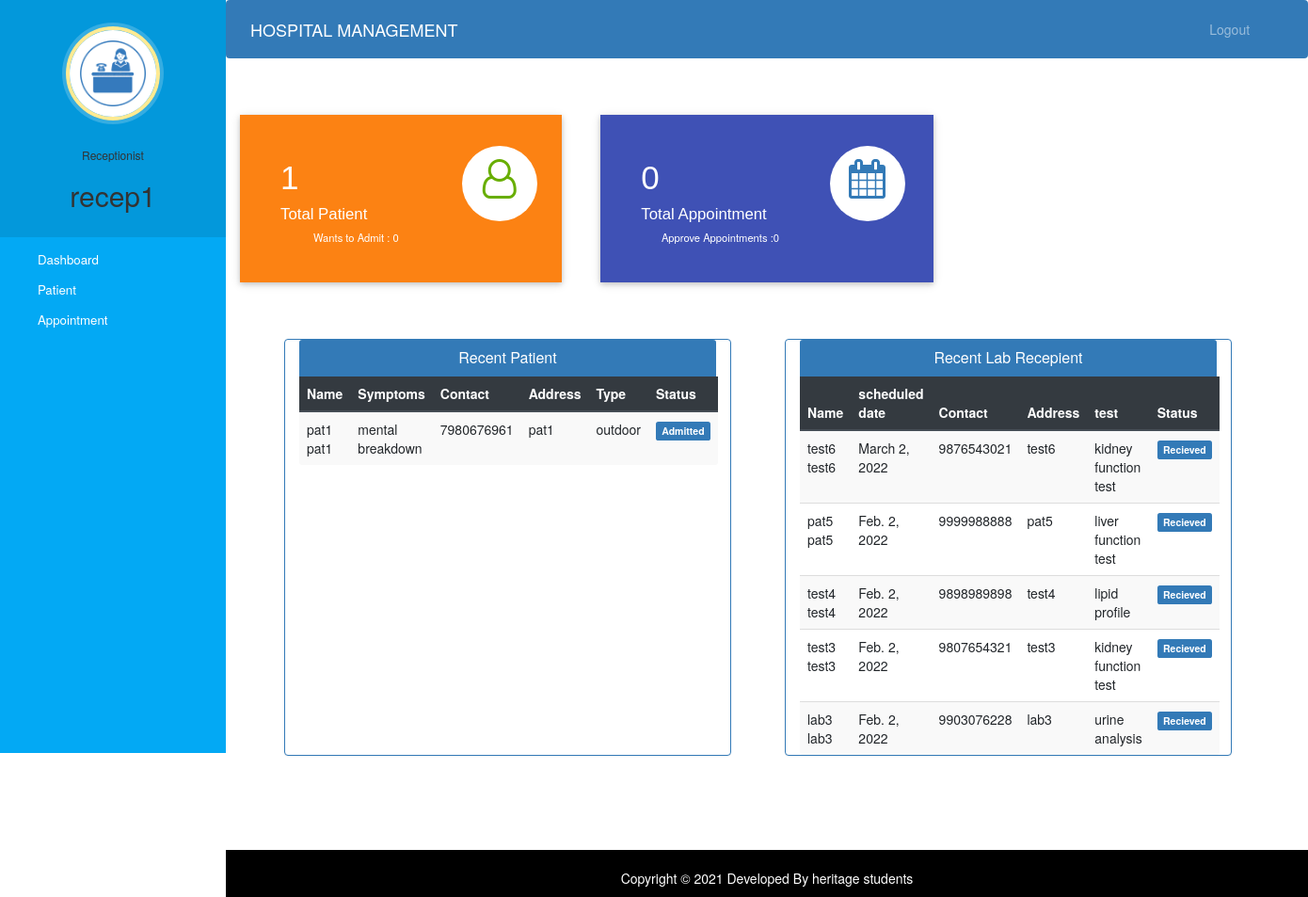
Page /reception-dashboard (signed in) on the earlier database version.
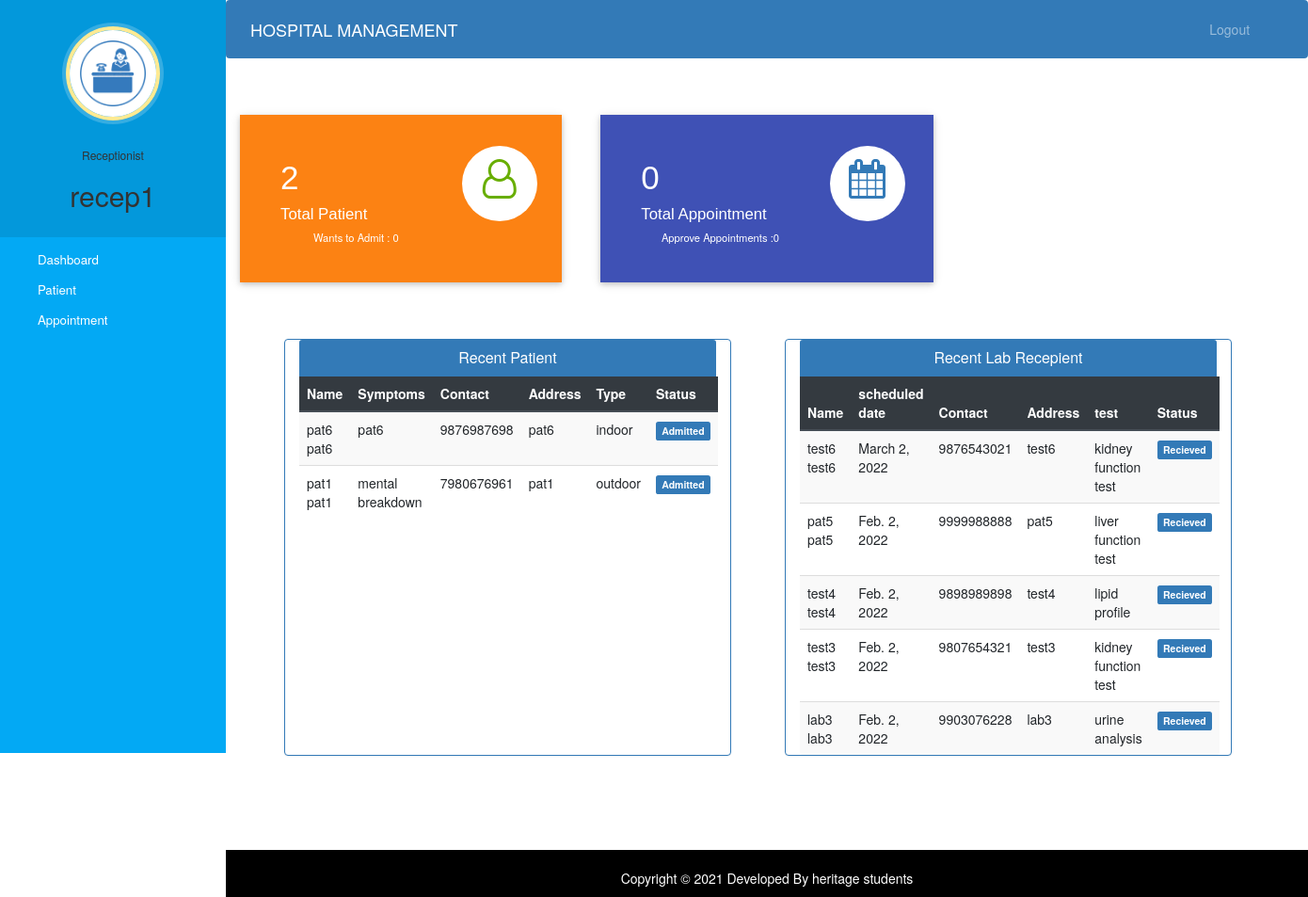
Same page on the later database version.
### hospital/models.py (models this page shows, shortened)
class Patient(models.Model):
    user=models.OneToOneField(User,on_delete=models.CASCADE)
    profile_pic= models.ImageField(upload_to='profile_pic/PatientProfilePic/',null=True,blank=True)
    address = models.CharField(max_length=40)
    mobile = models.CharField(max_length=20,null=False)
    symptoms = models.CharField(max_length=100,null=False)
    assignedDoctorId = models.PositiveIntegerField(null=True)
    admitDate=models.DateField(auto_now=True)
    status=models.BooleanField(default=False)
    patienttype=models.CharField(max_length=20,choices=types,default='indoor')
    @property
    def get_name(self):
        return self.user.first_name+" "+self.user.last_name

class Labcustomer(models.Model):
    user=models.OneToOneField(User,on_delete=models.CASCADE)
    profile_pic=models.ImageField(upload_to='profile_pic/LabcustomerProfilePic/',null=True,blank=True)
    address=models.CharField(max_length=40)
    mobile=models.CharField(max_length=20,null=False)
    scheduledate=models.DateField(null=False)
    test=models.CharField(max_length=40,choices=tests,default='blood test')
    status=models.BooleanField(default=False)
    @property
    def get_name(self):
        return self.user.first_name+" "+self.user.last_name

### hospital/views.py (the view)
# urls.py: path('reception-dashboard',views.reception_dashboard_view,name='reception-dashboard'),
@login_required(login_url='receptionlogin')
@user_passes_test(is_reception)
def reception_dashboard_view(request):
    patients=models.Patient.objects.all().order_by('-id')
    labcustomers=models.Labcustomer.objects.all().order_by('-id')
    patientcount=models.Patient.objects.all().filter(status=True).count()
    pendingpatientcount=models.Patient.objects.all().filter(status=False).count()
    appointmentcount=models.Appointment.objects.all().filter(status=True).count()
    pendingappointmentcount=models.Appointment.objects.all().filter(status=False).count()
    labcustomercount=models.Labcustomer.objects.all().filter(status=True).count()
    pendinglabcustomercount=models.Labcustomer.objects.all().filter(status=False).count()
    mydict={
    'patients':patients,
    'labcustomers':labcustomers,
    'patientcount':patientcount,
    'pendingpatientcount':pendingpatientcount,
    'appointmentcount':appointmentcount,
    'pendingappointmentcount':pendingappointmentcount,
    'labcustomercount':labcustomercount,
    'pendinglabcustomercount':pendinglabcustomercount,
    }
    return render(request,'hospital/reception_dashboard.html',context=mydict)

### hospital/views.py (called while the page is built)
def is_reception(user):
    return user.groups.filter(name='RECEPTION').exists()

### templates/hospital/reception_dashboard.html
{% extends 'hospital/reception_base.html' %}
{% load static %}
{% block content %}
{%include 'hospital/reception_dashboard_cards.html'%}
<br><br><br>
<div class="container">
  <div class="row">
    <div class="panel panel-primary col-md-5" style="margin-left:5%;">
      <div class="panel-heading" style="text-align:center;">
        <h6 class="panel-title">Recent Patient</h6>
      </div>
      <table class="table table-hover table-striped" id="dev-table">
        <thead class="thead-dark">
          <tr>
            <th>Name</th>
            <th>Symptoms</th>
            <th>Contact</th>
            <th>Address</th>
            <th>Type</th>
            <th>Status</th>
          </tr>
        </thead>
        {% for p in patients %}
        <tr>
          <td> {{p.get_name}}</td>
          <td>{{p.symptoms}}</td>
          <td>{{p.mobile}}</td>
          <td>{{p.address}}</td>
          <td>{{p.patienttype}}</td>
          {%if p.status%}
          <td> <span class="label label-primary">Admitted</span></td>
          {% else %}
          <td> <span class="label label-success">On Hold</span></td>
          {% endif %}
        </tr>
        {% endfor %}
      </table>
    </div>
    <div class="panel panel-primary col-md-5" style="margin-left:5%;">
      <div class="panel-heading" style="text-align:center;">
        <h6 class="panel-title">Recent Lab Recepient</h6>
      </div>
      <table class="table table-hover table-striped" id="dev-table">
        <thead class="thead-dark">
          <tr>
            <th>Name</th>
            <th>scheduled date</th>
            <th>Contact</th>
            <th>Address</th>
            <th>test</th>
            <th>Status</th>
          </tr>
        </thead>
        {% for l in labcustomers %}
        <tr>
          <td> {{l.get_name}}</td>
          <td>{{l.scheduledate}}</td>
          <td>{{l.mobile}}</td>
          <td>{{l.address}}</td>
          <td>{{l.test}}</td>
          {%if l.status%}
          <td> <span class="label label-primary">Recieved</span></td>
          {% else %}
          <td> <span class="label label-success">On Hold</span></td>
          {% endif %}
        </tr>
        {% endfor %}
      </table>
    </div>
  </div>
</div>
{% endblock content %}

Differences in the rows shown:
added Patient: get_name "pat6 pat6", symptoms "pat6", mobile "9876987698", address "pat6", patienttype "indoor", status "Admitted"
Other differences:
{{ patientcount }}: "1" → "2"
